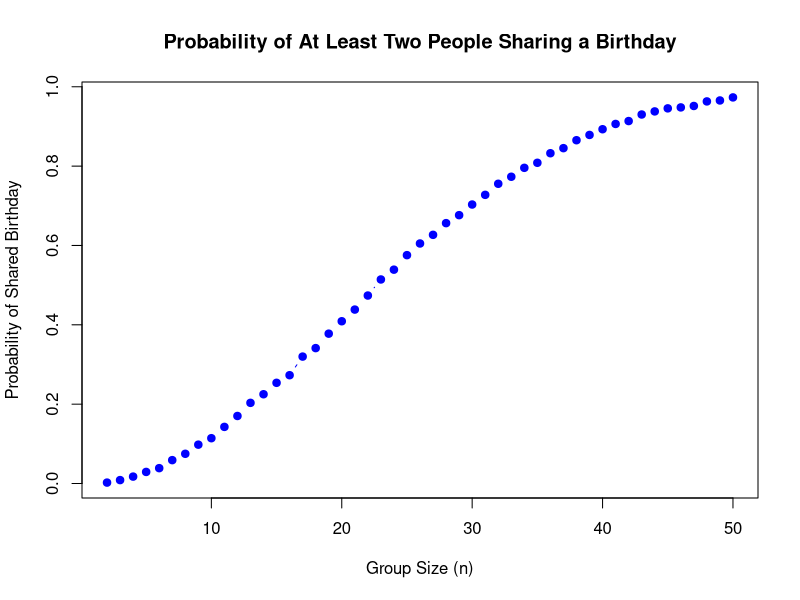

The R source for this figure:
## ---- chunk 1
knitr::opts_chunk$set(echo = TRUE)
## ---- chunk 2
simulate_birthdays <- function(group_size) {
birthdays <- sample(1:365, group_size, replace = TRUE)
any(duplicated(birthdays))
}
## ---- chunk 3
set.seed(1123)
group_sizes <- 2:50
n_simulations <- 10000

probabilities <- numeric(length(group_sizes))

for (i in seq_along(group_sizes)) {
  group_size <- group_sizes[i]
  results <- replicate(n_simulations, simulate_birthdays(group_size))
  probabilities[i] <- mean(results)
}
## ---- chunk 4
plot(group_sizes, probabilities, type = "b", 
     xlab = "Group Size (n)", 
     ylab = "Probability of Shared Birthday",
     main = "Probability of At Least Two People Sharing a Birthday",
     pch = 19, col = "blue")
